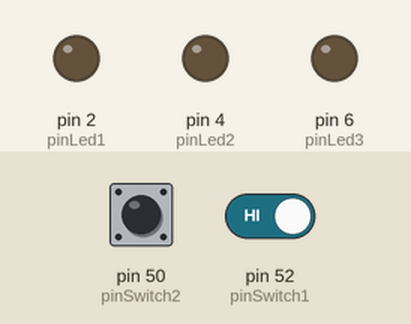
The sketch below on a simulated Arduino Mega 2560, built with avr-gcc and run on an emulated ATmega2560. On the bench: output pins drawn as LEDs (lit = HIGH). Dashed ring = blinking. The inputs (shaded band) are chosen by the test bench; at power-on: pin 50 (pinSwitch2) HIGH, pin 52 (pinSwitch1) HIGH. What the sketch prints to the serial monitor is not drawn.

Above: at 1.2 s.
1.3 s: pin 50 (pinSwitch2) pulled LOW for 0.15 s
At 1.45 s:
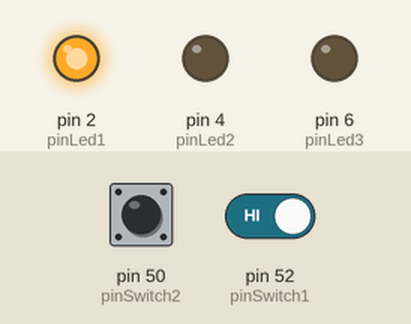
3.2 s: pin 50 (pinSwitch2) pulled LOW for 3.2 s
At 3.55 s:
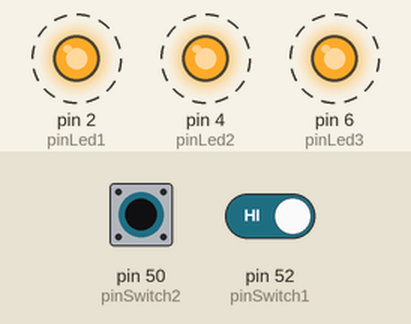
7.9 s: pin 50 (pinSwitch2) driven LOW and pin 52 (pinSwitch1) driven LOW
At 8.15 s:
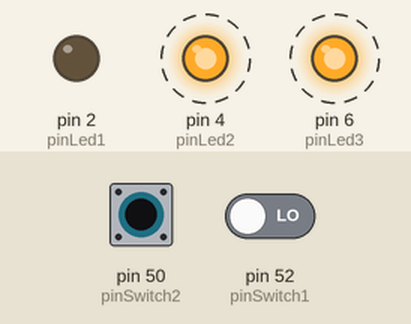
12.4 s: pin 50 (pinSwitch2) driven LOW
Timing chart, 0 to 16.4 s (numbered marks = the images above; inputs shaded):
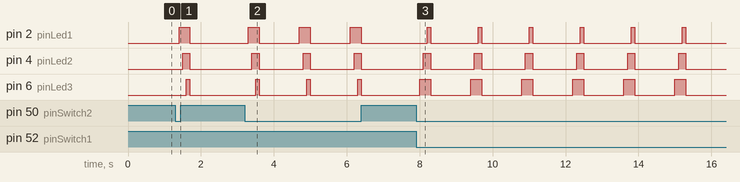

Measured:
- after the input at 1.3 s, pin 2 (pinLed1): LOW → HIGH after 0.10 s, → LOW 0.30 s later; pin 4 (pinLed2): LOW → HIGH after 0.20 s, → LOW 0.20 s later; pin 6 (pinLed3): LOW → HIGH after 0.30 s, → LOW 0.10 s later
- after the input at 3.2 s, pin 2 (pinLed1): alternates HIGH for 0.30 s and LOW for 1.1 s, starting after 0.10 s; pin 4 (pinLed2): alternates HIGH for 0.20 s and LOW for 1.2 s, starting after 0.20 s; pin 6 (pinLed3): alternates HIGH for 0.10 s and LOW for 1.3 s, starting after 0.30 s
- after the input at 7.9 s, pin 2 (pinLed1): alternates HIGH for 0.10 s and LOW for 1.3 s, starting after 0.30 s; pin 4 (pinLed2): alternates HIGH for 0.20 s and LOW for 1.2 s, starting after 0.20 s; pin 6 (pinLed3): alternates HIGH for 0.30 s and LOW for 1.1 s, starting after 0.10 s

The sketch:

switchTest.ino
```cpp
// déclaration
int pinLed1, pinLed2, pinLed3, pinSwitch1, pinSwitch2; //variables des pins

void setup()
{
  //initialisation des variables
  pinLed1 = 2;
  pinLed2 = 4;
  pinLed3 = 6;
  pinSwitch2 = 50;
  pinSwitch1 = 52;

  //initialisation des modes
  pinMode(pinLed1, OUTPUT);
  pinMode(pinLed2, OUTPUT);
  pinMode(pinLed3, OUTPUT);
  pinMode(pinSwitch1, INPUT);
  pinMode(pinSwitch2, INPUT);
  //mise à 0V de chaque pin
  digitalWrite(pinLed1, LOW);
  digitalWrite(pinLed2, LOW);
  digitalWrite(pinLed3, LOW);

  Serial.begin(9600);
  Serial.println("Starting");
}

void loop()
{
  int tgl1State = digitalRead(pinSwitch1);
  int tgl2State = digitalRead(pinSwitch2);

  if (tgl2State == LOW)
  {
    if (tgl1State == LOW)
    {
      //allumage des trois LED
      delay(100);
      digitalWrite(pinLed3, HIGH);
      delay(100);
      digitalWrite(pinLed2, HIGH);
      delay(100);
      digitalWrite(pinLed1, HIGH);
      delay(100);
      //on les éteint toutes brièvement
      digitalWrite(pinLed3, LOW);
      digitalWrite(pinLed2, LOW);
      digitalWrite(pinLed1, LOW);
      delay(1000);
    }
    else
    {
      //allumage des trois LED
      delay(100);
      digitalWrite(pinLed1, HIGH);
      delay(100);
      digitalWrite(pinLed2, HIGH);
      delay(100);
      digitalWrite(pinLed3, HIGH);
      delay(100);
      //on les éteint toutes brièvement
      digitalWrite(pinLed3, LOW);
      digitalWrite(pinLed2, LOW);
      digitalWrite(pinLed1, LOW);
      delay(1000);
    }
  }
  else
  {
      digitalWrite(pinLed3, LOW);
      digitalWrite(pinLed2, LOW);
      digitalWrite(pinLed1, LOW);
  }
}
```
